Frame 1 (no input): blank canvas, image omitted
Frame 60 (the mouse pressed at the canvas centre just before this capture): blank canvas, image omitted
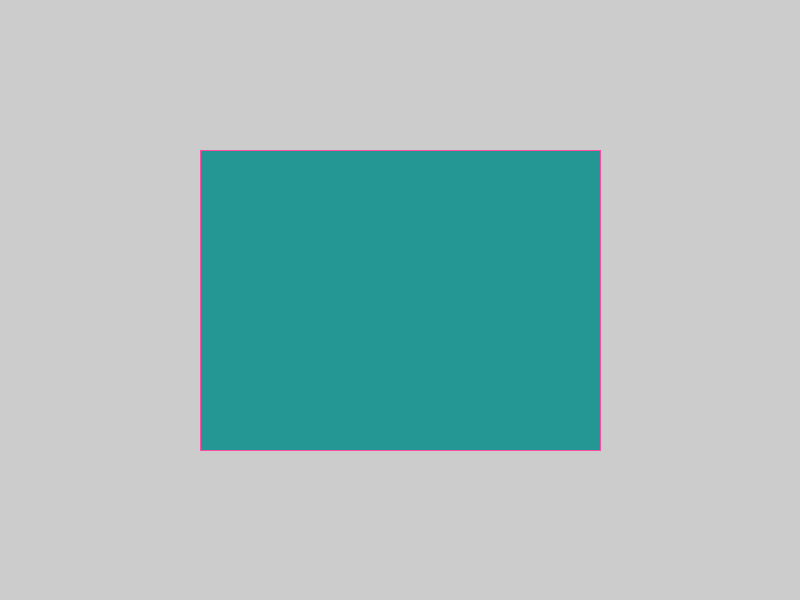
Frame 120 (the mouse held since frame 60 and released just before this capture)

The Processing sketch whose frames 1 and 60 were blank and that drew this single picture after the mouse press (run headless with seeded random() and noise(); from frame 60 on, the mouse is pressed at the canvas centre):

// Processing sketch: processing_127727
// ── processing_127727.pde

void setup () {
  size (800,600);
  createGraphics(800, 600);
}
 void draw () {
   fill ((random(255)),(random(255)),(random(255)));
  
stroke((random(255)),(random(255)),(random(255)));
rectMode(CENTER);
rect(400,300, mouseX, mouseY);
}
